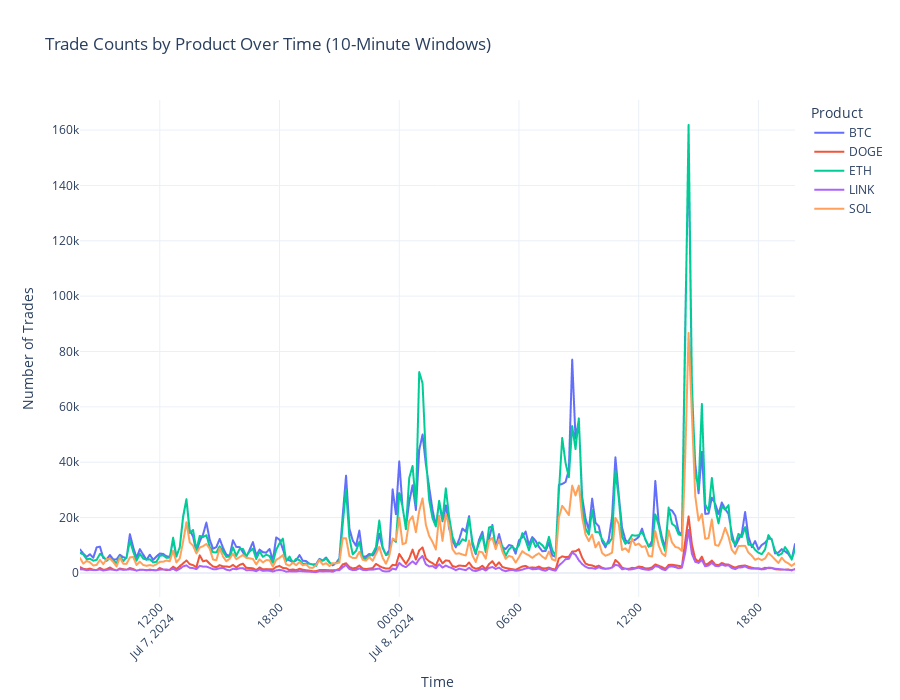

Notebook cell for this chart:
### Markdown cell above
## NOT RELATED TO ABOVE: General plot to see how each 10 mins the distribution of # of trades of each product changes

### Code cell
import plotly.express as px

# Convert the timestamp column to datetime if not already
all_trades_wholepd["bucket_10m"] = all_trades_wholepd["bucket_5m"].dt.floor("10T")

# Group by 10-minute buckets and product, counting the number of trades
trade_counts_10m = all_trades_wholepd.groupby(["bucket_10m", "product"]).size().reset_index(name="trade_count")

# Create an interactive Plotly line chart
fig = px.line(
    trade_counts_10m,
    x="bucket_10m",
    y="trade_count",
    color="product",
    title="Trade Counts by Product Over Time (10-Minute Windows)",
    labels={"bucket_10m": "Time (10-min buckets)", "trade_count": "Number of Trades"},
    template="plotly_white"
)

# Improve readability
fig.update_layout(
    autosize=True,
    height=700,
    width=900,
    xaxis_title="Time",
    yaxis_title="Number of Trades",
    legend_title="Product",
    xaxis=dict(showgrid=True, tickangle=-45),
    yaxis=dict(showgrid=True)
)

# Show the interactive plot
fig.show()

### Figure 1 — Plotly figure (JSON) as saved in the notebook; plotly's stock layout.template omitted (floating-point values rounded to 4 significant figures; data arrays with more than 128 entries replaced by an {"elided": "..."} marker saying what was removed)
{"data": [{"hovertemplate": "product=BTC<br>Time (10-min buckets)=%{x}<br>Number of Trades=%{y}<extra></extra>", "legendgroup": "BTC", "line": {"color": "#636efa", "dash": "solid"}, "marker": {"symbol": "circle"}, "mode": "lines", "name": "BTC", "showlegend": true, "type": "scattergl", "x": {"elided": "216 str values"}, "xaxis": "x", "y": {"elided": "216 int values"}, "yaxis": "y"}, {"hovertemplate": "product=DOGE<br>Time (10-min buckets)=%{x}<br>Number of Trades=%{y}<extra></extra>", "legendgroup": "DOGE", "line": {"color": "#EF553B", "dash": "solid"}, "marker": {"symbol": "circle"}, "mode": "lines", "name": "DOGE", "showlegend": true, "type": "scattergl", "x": {"elided": "216 str values"}, "xaxis": "x", "y": {"elided": "216 int values"}, "yaxis": "y"}, {"hovertemplate": "product=ETH<br>Time (10-min buckets)=%{x}<br>Number of Trades=%{y}<extra></extra>", "legendgroup": "ETH", "line": {"color": "#00cc96", "dash": "solid"}, "marker": {"symbol": "circle"}, "mode": "lines", "name": "ETH", "showlegend": true, "type": "scattergl", "x": {"elided": "216 str values"}, "xaxis": "x", "y": {"elided": "216 int values"}, "yaxis": "y"}, {"hovertemplate": "product=LINK<br>Time (10-min buckets)=%{x}<br>Number of Trades=%{y}<extra></extra>", "legendgroup": "LINK", "line": {"color": "#ab63fa", "dash": "solid"}, "marker": {"symbol": "circle"}, "mode": "lines", "name": "LINK", "showlegend": true, "type": "scattergl", "x": {"elided": "216 str values"}, "xaxis": "x", "y": {"elided": "216 int values"}, "yaxis": "y"}, {"hovertemplate": "product=SOL<br>Time (10-min buckets)=%{x}<br>Number of Trades=%{y}<extra></extra>", "legendgroup": "SOL", "line": {"color": "#FFA15A", "dash": "solid"}, "marker": {"symbol": "circle"}, "mode": "lines", "name": "SOL", "showlegend": true, "type": "scattergl", "x": {"elided": "216 str values"}, "xaxis": "x", "y": {"elided": "216 int values"}, "yaxis": "y"}], "layout": {"autosize": true, "height": 700, "legend": {"title": {"text": "Product"}, "tracegroupgap": 0}, "title": {"text": "Trade Counts by Product Over Time (10-Minute Windows)"}, "width": 900, "xaxis": {"anchor": "y", "autorange": false, "domain": [0, 1], "range": ["2024-07-07 08:00", "2024-07-08 19:50"], "showgrid": true, "tickangle": -45, "title": {"text": "Time"}, "type": "date"}, "yaxis": {"anchor": "x", "autorange": false, "domain": [0, 1], "range": [-8703.0, 170900.0], "showgrid": true, "title": {"text": "Number of Trades"}, "type": "linear"}}}
